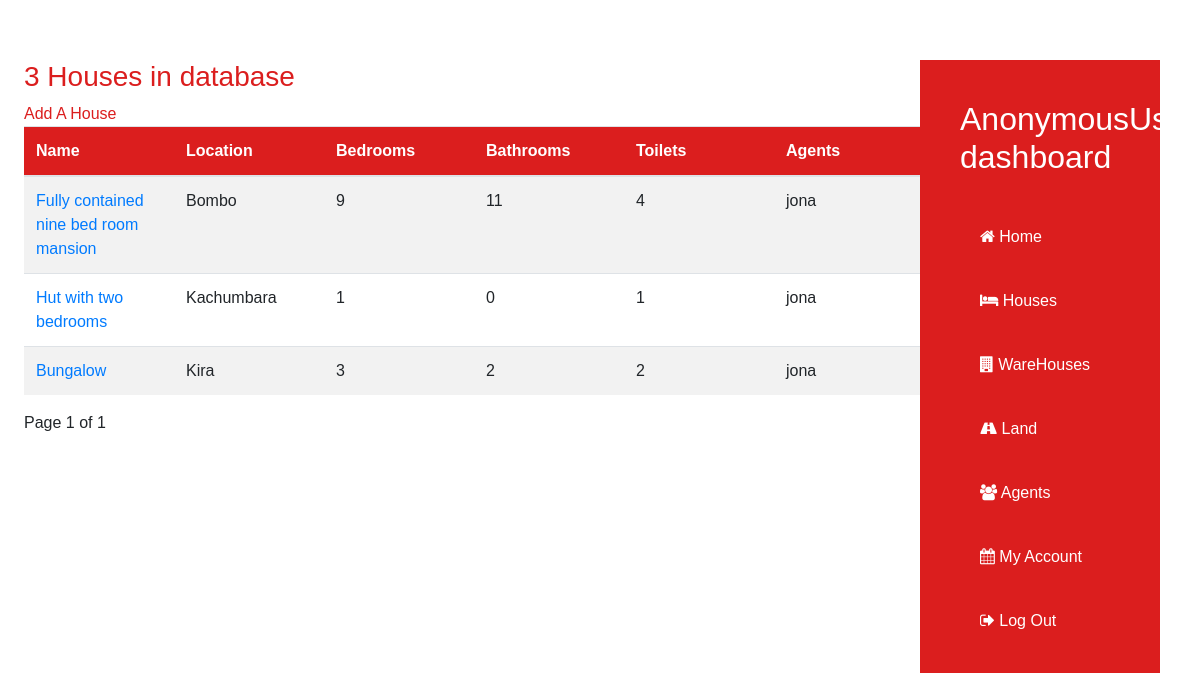
Page /houses/ on the earlier database version.
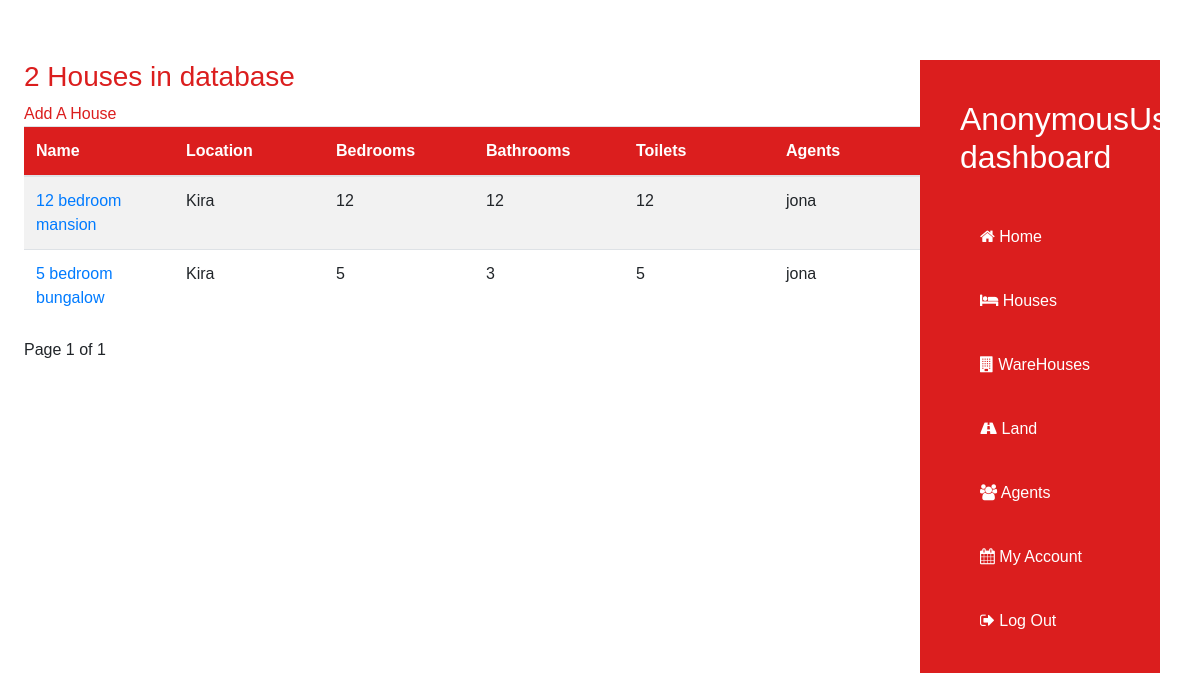
Same page on the later database version.
### properties/models.py (models this page shows, shortened)
class House(models.Model):
    name=models.CharField(max_length=40)
    price=models.IntegerField()
    location=models.CharField(max_length=25)
    bedrooms=models.IntegerField()
    bathrooms=models.IntegerField()
    toilets=models.IntegerField()
    swimming_pool=models.BooleanField()
    agent=models.ForeignKey(User,on_delete=models.CASCADE)
    uploaded=models.DateField(auto_now_add=True)

### properties/views.py (the view)
# urls.py: path('houses/', views.HouseListView.as_view(), name='houses'),
class HouseListView(ListView):
    queryset = House.objects.order_by('-id').all()
    context_object_name = 'houses'
    template_name = 'properties/houses.html'
    paginate_by = 20

### properties/templates/properties/houses.html (shortened to what this page needs)
{% extends 'properties/dashboard.html' %}
{% block content %}
{% if houses %}
<h3 class="red-text">{{ houses.count }} House{{houses.count|pluralize}} in database</h3>
<span><a href="{% url 'properties:create_house' %}" class="red-text">Add A House</a></span>
<table class="table table-striped table-inverse table-responsive">
    <thead class="thead-inverse">
        <tr>
            <th>Name</th>
            <th>Location</th>
            <th>Bedrooms</th>
            <th>Bathrooms</th>
            <th>Toilets</th>
            <th>Agents</th>
        </tr>
        </thead>
        <tbody>
            {% for house in houses %}
            <tr>
                <td><a href="/update_house/{{house.id}}">{{ house.name }}</a></td>
                <td>{{house.location}}</td>
                <td>{{house.bedrooms}}</td>
                <td>{{house.bathrooms}}</td>
                <td>{{house.toilets}}</td>
                <td>{{house.agent}}</td>
            </tr>
            {% endfor %}
        </tbody>
</table>
    {% include 'properties/pagination.html' %}
    {% else %}
    <h3>There are no houses yet.</h3>
    <a href="{% url 'properties:create_house' %}">Add A House</a>
{% endif %}
{% endblock content %}

### properties/templates/properties/dashboard.html (shortened to what this page needs)
{% load static %}
<!DOCTYPE html>
<html lang="en">
  <head>
    <link rel="stylesheet" href="{% static 'properties/css/main.css' %}" />
    <link
      rel="stylesheet"
      href="{% static 'properties/css/bootstrap.min.css' %}"
    />
    <link
      rel="stylesheet"
      href="https://stackpath.bootstrapcdn.com/font-awesome/4.7.0/css/font-awesome.min.css"
    />
    <link rel="stylesheet" href="" />
  </head>
  <body>
    <div id="dashboard">
      {% block content %} {% endblock content %}
    </div>
    <div class="side-bar">
      <ul class="options">
        <h2 class="opt-item">{{user}}'s dashboard</h2>
        <li class="opt-item">
          <a href="{% url 'properties:admin_dashboard' %}" class="opt-link"
            ><i class="fa fa-home fa-1.5x" aria-hidden="true"></i> Home</a
          >
        </li>
        <li class="opt-item">
          <a href="{% url 'properties:houses' %}" class="opt-link">
            <i class="fa fa-bed" aria-hidden="true"></i>
            Houses</a
          >
        </li>
        <li class="opt-item">
          <a href="{% url 'properties:warehouses' %}" class="opt-link">
            <i class="fa fa-building fa-1.5x" aria-hidden="true"></i>
            WareHouses</a
          >
        </li>
        <li class="opt-item">
          <a href="" class="opt-link">
            <i class="fa fa-road fa-1.5x" aria-hidden="true"></i> Land</a
          >
        </li>
        <li class="opt-item">
          <a href="" class="opt-link"
            ><i class="fa fa-users fa-1.5x" aria-hidden="true"></i>
            Agents
          </a>
        </li>
        <li class="opt-item">
          <a href="" class="opt-link"
            ><i class="fa fa-calendar fa-1.5x" aria-hidden="true"></i> My
            Account</a
          >
        </li>
        <li class="opt-item">
          <a href="{% url 'properties:admin_logout' %}" class="opt-link"
            ><i class="fa fa-sign-out fa-1.5x" aria-hidden="true"></i> Log
            Out</a
          >
        </li>
      </ul>
    </div>
  </body>
</html>

### properties/templates/properties/pagination.html (shortened to what this page needs)
<div class="pagination">
    <span class="current">
        Page {{page_obj.number}} of {{page_obj.paginator.num_pages}}
    </span>
</div>

### properties/static/properties/css/main.css (style rules this page uses)
:root { --primarycolor: rgb(219, 30, 30); --black: black; --blackish: rgba(0, 0, 0, 0.404); --white: white; --whitish: rgba(255, 255, 255, 0.671); --dunno:rgb(250, 246, 240); }
html { scroll-behavior: smooth; overflow-x: hidden; }
body { background-color: ; }
* { padding: 0; margin: 0; box-sizing: border-box; font-family: "Poppins", sans-serif; }
a { text-decoration: none; }
ul { list-style: none; }
.red-text { color: var(--primarycolor); }
#dashboard { padding: 5% 0% 2% 2%; }
.side-bar { position: fixed; top :5%; left: 75%; width: 20%; margin: 20px; }
.options { background-color: var(--primarycolor); color: var(--white); width: 100%; padding: 20px; }
.opt-item { padding: 20px; }
.opt-link { padding: 20px; color: white; height: 20px; }
.table thead { background-color: var(--primarycolor); color: var(--white); }
.table td { width: 150px; }
li { list-style-type:none ; }

Differences in the rows shown:
removed House: name "Fully contained nine bed room mansion", location "Bombo", bedrooms "9", bathrooms "11", toilets "4", agent "jona"
removed House: name "Hut with two bedrooms", location "Kachumbara", bedrooms "1", bathrooms "0", toilets "1", agent "jona"
removed House: name "Bungalow", location "Kira", bedrooms "3", bathrooms "2", toilets "2", agent "jona"
added House: name "12 bedroom mansion", location "Kira", bedrooms "12", bathrooms "12", toilets "12", agent "jona"
added House: name "5 bedroom bungalow", location "Kira", bedrooms "5", bathrooms "3", toilets "5", agent "jona"
Other differences:
{{ houses.count }}: "3" → "2"
